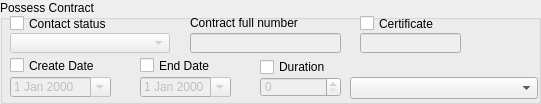
       <widget class="QGroupBox" name="contract_gbox">
        <property name="geometry">
         <rect>
          <x>3</x>
          <y>341</y>
          <width>541</width>
          <height>104</height>
         </rect>
        </property>
        <property name="title">
         <string>Possess Contract</string>
        </property>
        <widget class="QComboBox" name="contract_status_cbox">
         <property name="enabled">
          <bool>false</bool>
         </property>
         <property name="geometry">
          <rect>
           <x>10</x>
           <y>33</y>
           <width>160</width>
           <height>20</height>
          </rect>
         </property>
        </widget>
        <widget class="QDateEdit" name="contract_date">
         <property name="enabled">
          <bool>false</bool>
         </property>
         <property name="geometry">
          <rect>
           <x>10</x>
           <y>77</y>
           <width>101</width>
           <height>20</height>
          </rect>
         </property>
         <property name="calendarPopup">
          <bool>true</bool>
         </property>
        </widget>
        <widget class="QLineEdit" name="contract_cert_edit">
         <property name="enabled">
          <bool>false</bool>
         </property>
         <property name="geometry">
          <rect>
           <x>360</x>
           <y>33</y>
           <width>101</width>
           <height>20</height>
          </rect>
         </property>
        </widget>
        <widget class="QCheckBox" name="contract_date_chbox">
         <property name="geometry">
          <rect>
           <x>10</x>
           <y>57</y>
           <width>101</width>
           <height>17</height>
          </rect>
         </property>
         <property name="text">
          <string>Create Date</string>
         </property>
        </widget>
        <widget class="QLabel" name="contract_full_chbox">
         <property name="geometry">
          <rect>
           <x>190</x>
           <y>15</y>
           <width>121</width>
           <height>16</height>
          </rect>
         </property>
         <property name="text">
          <string>Contract full number</string>
         </property>
        </widget>
        <widget class="QCheckBox" name="end_date_chbox">
         <property name="geometry">
          <rect>
           <x>140</x>
           <y>57</y>
           <width>91</width>
           <height>17</height>
          </rect>
         </property>
         <property name="text">
          <string>End Date</string>
         </property>
        </widget>
        <widget class="QCheckBox" name="duration_chbox">
         <property name="geometry">
          <rect>
           <x>260</x>
           <y>57</y>
           <width>81</width>
           <height>20</height>
          </rect>
         </property>
         <property name="text">
          <string>Duration</string>
         </property>
        </widget>
        <widget class="QCheckBox" name="contract_certificate_chbox">
         <property name="geometry">
          <rect>
           <x>360</x>
           <y>15</y>
           <width>91</width>
           <height>17</height>
          </rect>
         </property>
         <property name="text">
          <string>Certificate</string>
         </property>
        </widget>
        <widget class="QLineEdit" name="contract_full_edit">
         <property name="enabled">
          <bool>false</bool>
         </property>
         <property name="geometry">
          <rect>
           <x>190</x>
           <y>33</y>
           <width>151</width>
           <height>20</height>
          </rect>
         </property>
        </widget>
        <widget class="QSpinBox" name="duration_sbox">
         <property name="enabled">
          <bool>false</bool>
         </property>
         <property name="geometry">
          <rect>
           <x>260</x>
           <y>77</y>
           <width>81</width>
           <height>20</height>
          </rect>
         </property>
        </widget>
        <widget class="QDateEdit" name="end_date">
         <property name="enabled">
          <bool>false</bool>
         </property>
         <property name="geometry">
          <rect>
           <x>140</x>
           <y>77</y>
           <width>91</width>
           <height>20</height>
          </rect>
         </property>
         <property name="calendarPopup">
          <bool>true</bool>
         </property>
        </widget>
        <widget class="QCheckBox" name="contract_status_chbox">
         <property name="geometry">
          <rect>
           <x>10</x>
           <y>15</y>
           <width>160</width>
           <height>17</height>
          </rect>
         </property>
         <property name="text">
          <string>Contact status</string>
         </property>
        </widget>
        <widget class="QComboBox" name="ub_parcel_type_cbox">
         <property name="geometry">
          <rect>
           <x>350</x>
           <y>77</y>
           <width>188</width>
           <height>22</height>
          </rect>
         </property>
        </widget>
       </widget>
